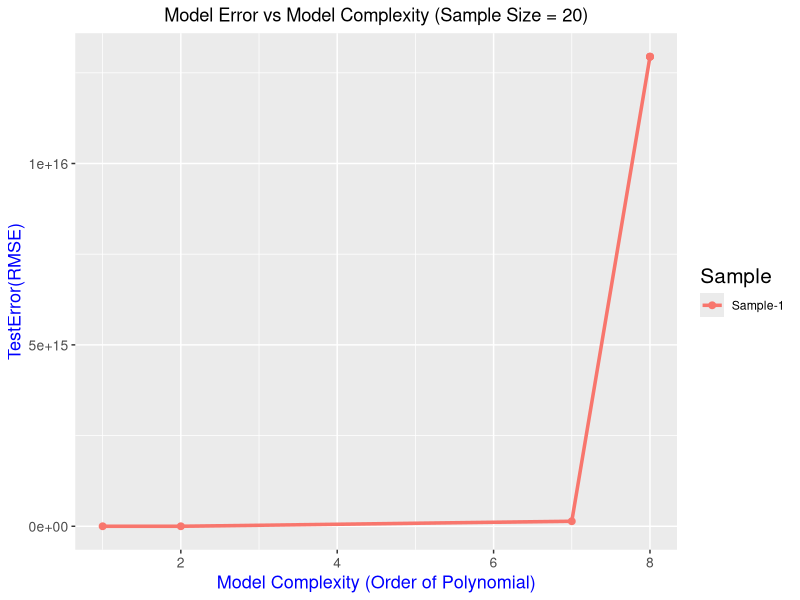
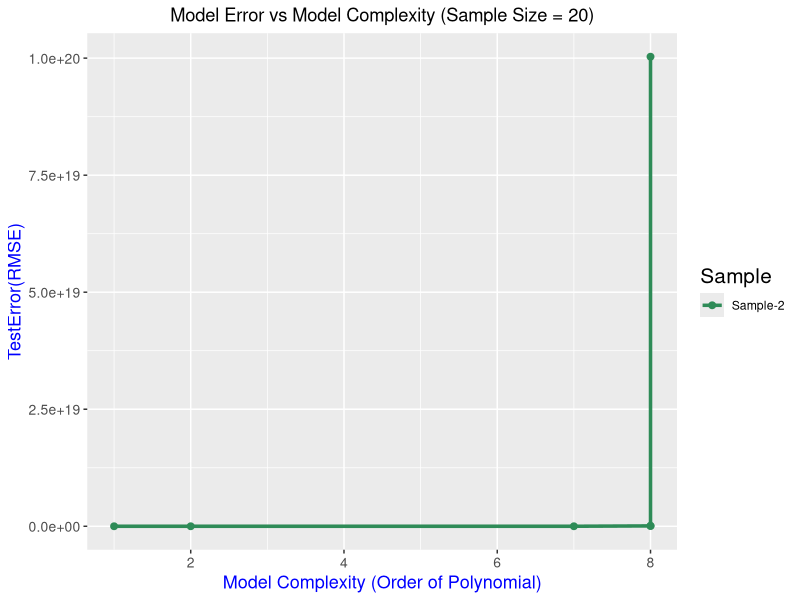
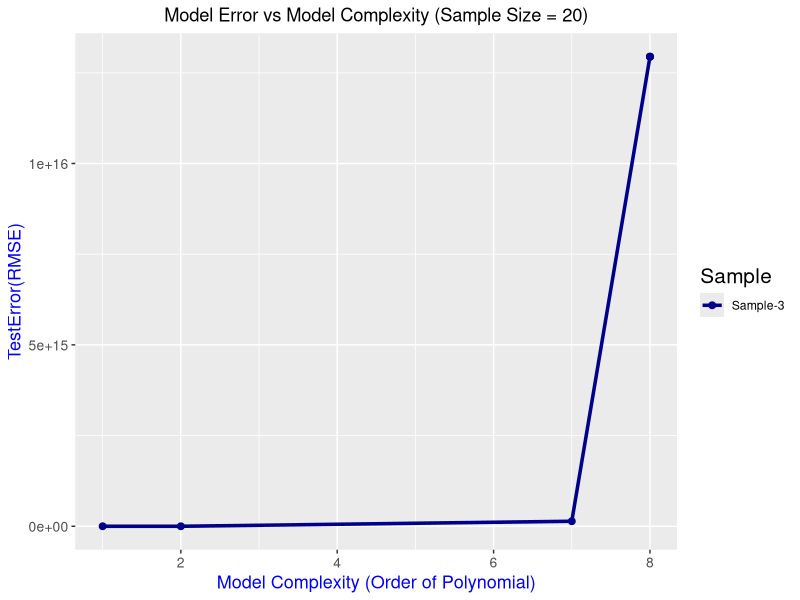
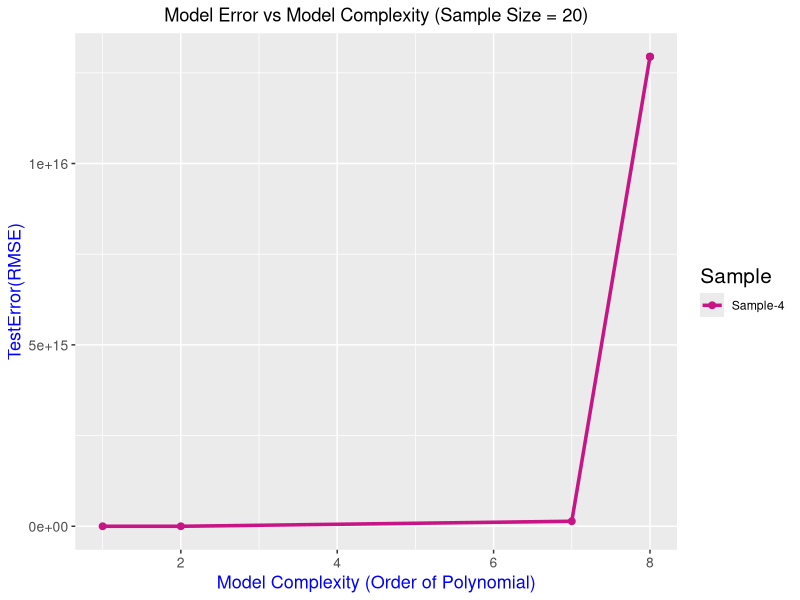
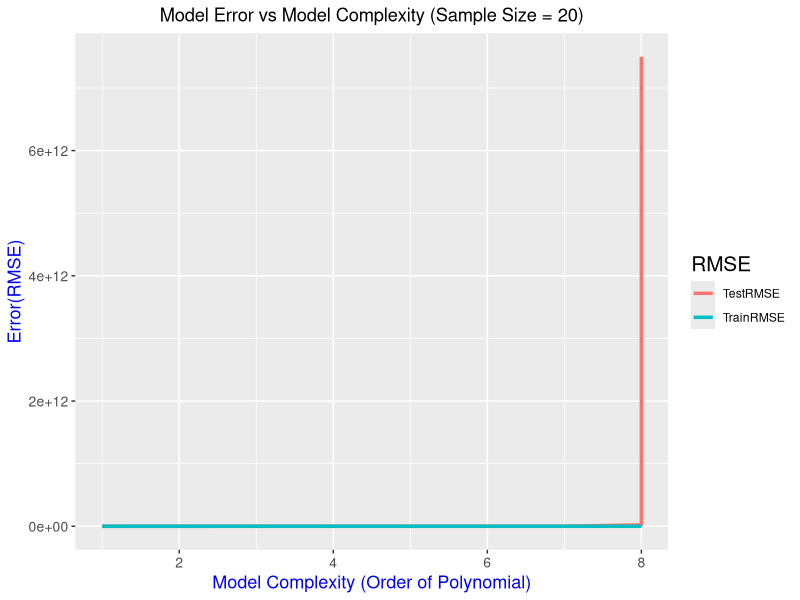
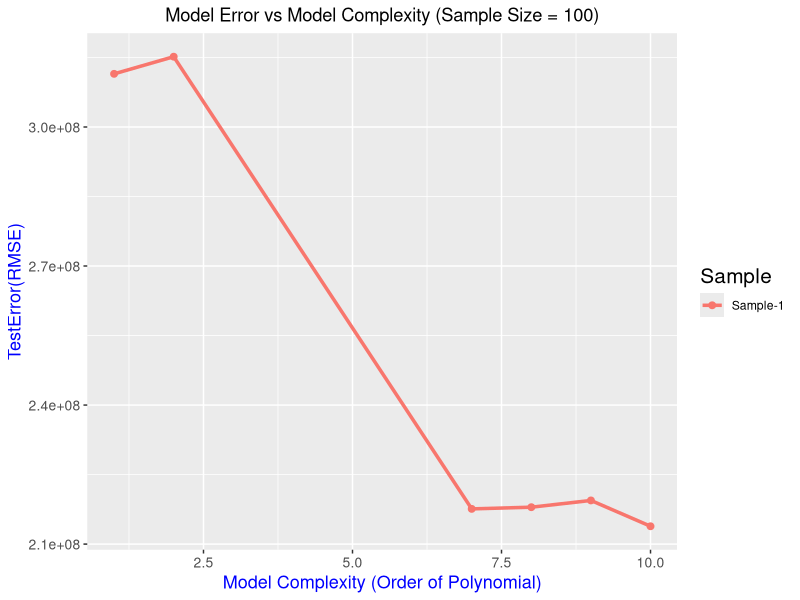
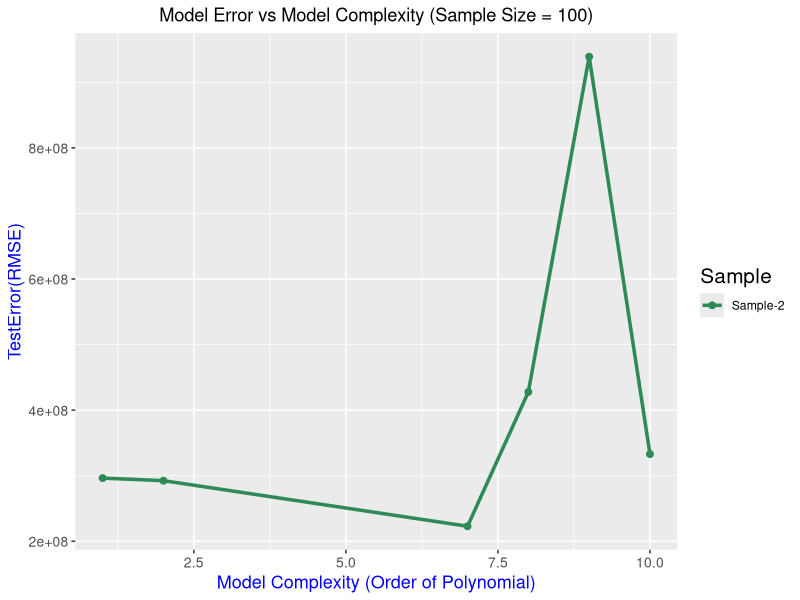
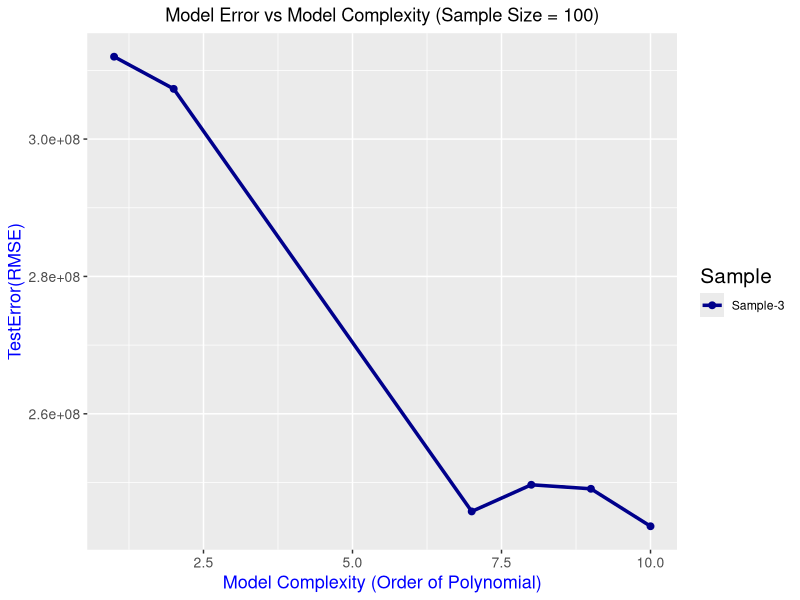

The R script that drew these images, in order:
## Author: NiranjanKumar 

library(ggplot2)

#============================================================================================================
#OBJECTIVE: Analysis of Model Over Fitting due to increase Model Complexity
#============================================================================================================

## DATA
set.seed(0)

# Loading the data
region_data = read.csv("Data/region_view.csv")

head(region_data) #Top 5 rows of data

# Names of all columns in the data
names(region_data)

# Dimensions of the data
dim(region_data)

## Splitting the data - Test Observations 50 and Train Observations 1800
rand_data = sample(1:nrow(region_data),50)

test_data = region_data[rand_data,]  #Test data has 50 observations
train_data = region_data[-rand_data,] #Train data has 1800 observations

#=============================================================================================
#=============================================================================================
# OVERFITTING DUE TO INCREASE IN ORDER OF POLYNOMIAL REGRESSION SAMPLE SIZE 20
#=============================================================================================

##Getting 4 Different Samples of Data from training Data - Samples of size 20.
set.seed(2)

##Taking Random Samples with out replacement 4 times for 4 different samples
sample_data_list_20 <- lapply(1: 4, function(i) train_data[sample(1:nrow(train_data),20),])

##============================================================================================
## TAKING FIRST SAMPLE 
sample_train_data <- sample_data_list_20[[1]]

# FITTING THE MODEL OF ORDER 1
m1 <- lm(total_purchase_value ~ clicks, sample_train_data)

# FITTING THE MODERL OF ORDER 2 
m2 <- lm(total_purchase_value ~ clicks + I(clicks^2), sample_train_data)

# FITTING THE MODERL OF ORDER 7
m7 <- lm(total_purchase_value ~ clicks + I(clicks^2) + I(clicks^3) + I(clicks^4) + I(clicks^5) + I(clicks^6) 
         + I(clicks^7), sample_train_data)

# FITTING THE MODERL OF ORDER 8
m8 <- lm(total_purchase_value ~ clicks + I(clicks^2) + I(clicks^3) + I(clicks^4) + I(clicks^5) + I(clicks^6) 
         + I(clicks^7) + I(clicks^8), sample_train_data)

# FITTING THE MODERL OF ORDER 9
m9 <- lm(total_purchase_value ~ clicks + I(clicks^2) + I(clicks^3) + I(clicks^4) + I(clicks^5) + I(clicks^6) 
         + I(clicks^7) + I(clicks^8) + I(clicks^9), sample_train_data)

# FITTING THE MODERL OF ORDER 10
m10 <- lm(total_purchase_value ~ clicks + I(clicks^2) + I(clicks^3) + I(clicks^4) + I(clicks^5) + I(clicks^6) 
         + I(clicks^7) + I(clicks^8) + I(clicks^9)+ I(clicks^10), sample_train_data)

lst_models = list(m1, m2, m7, m8, m9, m10)
model_complexity = c()

##For Loop For Saving Graphs into a Plots Folder
for (i in lst_models){
  #Getting the order number from model
  order_num = nrow(summary(i)$coefficients)-1
  
  model_complexity <- c(model_complexity, order_num)
  
  #Concatinating the Graph Name with Order Number
  graph_name = paste(c("Order",order_num,"Sample-20"),collapse = "_")

  #Concatinating the Graph Name with Folder Name - Plots
  graph_name_foldername = paste(c("Plots",graph_name),collapse = '/')
  #print(graph_name_foldername)
  
  #Name for Title of Plot
  main_title_1 = paste("Polynomial Regression of Order-", order_num, sep = "")
  main_title = paste(main_title_1,"(Sample Size = 20)")
  
  #Saving the Plot Name to JPEG Format
  jpeg(paste(c(graph_name_foldername,'jpg'),collapse = '.'))
  
  #PLOTTING THE MODELS OVER THE DATA 
  plot(sample_train_data$clicks, sample_train_data$total_purchase_value, pch = 19, cex = 0.5, xlab = "Number of Clicks", 
       ylab = "Total Purchase value", main = main_title)
  lines(sort(sample_train_data$clicks), fitted(i)[order(sample_train_data$clicks)], col = 'magenta', type = 'l', pch = 20)
  
  dev.off()
  
}

#SAVING THE GRAPH TO A FOLDER
png("Plots/Different_Orders_Sample-20.png")

#PLOTTING THE MODELS OVER THE DATA
plot(sample_train_data$clicks, sample_train_data$total_purchase_value, pch = 19, cex = 0.5, xlab = "Number of Clicks", 
     ylab = "Total Purchase value", main = "Polynomial Regression of Different Orders (Sample Size = 20)")
lines(sort(sample_train_data$clicks), fitted(m1)[order(sample_train_data$clicks)], col = 'magenta', type = 'l',lwd =  2,pch = 20)
lines(sort(sample_train_data$clicks), fitted(m2)[order(sample_train_data$clicks)], col = 'darkgreen', type = 'l',lwd =  2, pch = 20)
lines(sort(sample_train_data$clicks), fitted(m7)[order(sample_train_data$clicks)], col = 'red', type = 'l', lwd =  2,pch = 20)
lines(sort(sample_train_data$clicks), fitted(m8)[order(sample_train_data$clicks)], col = 'blue', type = 'l', lwd =  2,pch = 20)
lines(sort(sample_train_data$clicks), fitted(m9)[order(sample_train_data$clicks)], col = 'brown', type = 'l',lwd =  2, pch = 20)
lines(sort(sample_train_data$clicks), fitted(m10)[order(sample_train_data$clicks)], col = 'orange', type = 'l',lwd =  2, pch = 20)

# Add a legend
legend("topright", legend=c("Order-1", "Order-2","Order-7", "Order-8","Order-9","Order-10"), 
       col=c("magenta", "darkgreen","red","blue","brown","orange"),lty=1, cex=0.8, text.font = 4, bg = "lightblue",
       title = "Different orders")

dev.off()

##============================================================================================

#For Loop to Calculate Train RSS and Test RSS
df_rss_s20 = data.frame(complexity = model_complexity)


#Looping through all the samples of same size, N = 20
for (i in sample_data_list_20){
  sample_train_data = i
  
  train_rss_vec = c() # To Store Training RSS
  test_rss_vec = c() # To Store Testing RSS
  
  # FITTING THE MODEL OF ORDER 1
  m1 <- lm(total_purchase_value ~ clicks, sample_train_data)
  
  # FITTING THE MODERL OF ORDER 2 
  m2 <- lm(total_purchase_value ~ clicks + I(clicks^2), sample_train_data)
  
  # FITTING THE MODERL OF ORDER 7
  m7 <- lm(total_purchase_value ~ clicks + I(clicks^2) + I(clicks^3) + I(clicks^4) + I(clicks^5) + I(clicks^6) 
           + I(clicks^7), sample_train_data)
  
  # FITTING THE MODERL OF ORDER 8
  m8 <- lm(total_purchase_value ~ clicks + I(clicks^2) + I(clicks^3) + I(clicks^4) + I(clicks^5) + I(clicks^6) 
           + I(clicks^7) + I(clicks^8), sample_train_data)
  
  # FITTING THE MODERL OF ORDER 9
  m9 <- lm(total_purchase_value ~ clicks + I(clicks^2) + I(clicks^3) + I(clicks^4) + I(clicks^5) + I(clicks^6) 
           + I(clicks^7) + I(clicks^8) + I(clicks^9), sample_train_data)
  
  # FITTING THE MODERL OF ORDER 10
  m10 <- lm(total_purchase_value ~ clicks + I(clicks^2) + I(clicks^3) + I(clicks^4) + I(clicks^5) + I(clicks^6) 
            + I(clicks^7) + I(clicks^8) + I(clicks^9)+ I(clicks^10), sample_train_data)
  
  lst_models = list(m1, m2, m7, m8, m9, m10)
  
  for (j in lst_models){
    
    #TRAIN AND TEST ACCURACY 
    train_rss <- sum(j$residuals^2) #Training Error
    pred = predict(j, newdata=test_data)
    test_error = sum((pred-test_data$total_purchase_value)^2) #Test Error
    
    train_rss_vec <- c(train_rss_vec, train_rss)
    test_rss_vec <- c(test_rss_vec, test_error)
  }
  
  df_rss_s20 <- cbind(df_rss_s20, train_rss_vec, test_rss_vec)
}
##============================================================================================
## GRAPH BETWEEN TEST RSS, TRAINING RSS AND MODEL COMPLEXITY - FOR DIFFERENT SAMPLES OF SAME SIZE - 20

colnames(df_rss_s20) <- c("com", "train_s20_1", 'test_s20_1','train_s20_2','test_s20_2','train_s20_3', 'test_s20_3','train_s20_4','test_s20_4')

#FOR SAMPLE - 1, TEST RSS 
ggplot(df_rss_s20, aes(x = com, y = test_s20_1, color = "Sample-1")) + geom_point(size = 2) + 
  geom_line(size = 1.2) + labs(color = "Sample") + xlab("Model Complexity (Order of Polynomial)") +
  ylab("TestError(RMSE)") + ggtitle("Model Error vs Model Complexity (Sample Size = 20)") + 
  theme(axis.title.x = element_text(color = 'Blue', size = 13),
        axis.title.y = element_text(color = 'Blue', size = 13),
        axis.text.x = element_text(size = 10),
        axis.text.y = element_text(size = 10),
        plot.title = element_text(hjust = 0.5),
        legend.title = element_text(size = 15))


#FOR SAMPLE - 2, TEST RSS 
ggplot(df_rss_s20, aes(x = com, y = test_s20_2, color = "Sample-2")) + geom_point(size = 2) + 
  geom_line(size = 1.2) + labs(color = "Sample") + xlab("Model Complexity (Order of Polynomial)") +
  ylab("TestError(RMSE)") + ggtitle("Model Error vs Model Complexity (Sample Size = 20)") + 
  theme(axis.title.x = element_text(color = 'Blue', size = 13),
        axis.title.y = element_text(color = 'Blue', size = 13),
        axis.text.x = element_text(size = 10),
        axis.text.y = element_text(size = 10),
        plot.title = element_text(hjust = 0.5),
        legend.title = element_text(size = 15)) + scale_color_manual(values=c("#2E8B57"))

#FOR SAMPLE - 3, TEST RSS 
ggplot(df_rss_s20, aes(x = com, y = test_s20_1, color = "Sample-3")) + geom_point(size = 2) + 
  geom_line(size = 1.2) + labs(color = "Sample") + xlab("Model Complexity (Order of Polynomial)") +
  ylab("TestError(RMSE)") + ggtitle("Model Error vs Model Complexity (Sample Size = 20)") + 
  theme(axis.title.x = element_text(color = 'Blue', size = 13),
        axis.title.y = element_text(color = 'Blue', size = 13),
        axis.text.x = element_text(size = 10),
        axis.text.y = element_text(size = 10),
        plot.title = element_text(hjust = 0.5),
        legend.title = element_text(size = 15)) + scale_color_manual(values=c("#00008B"))

#FOR SAMPLE - 4, TEST RSS 
ggplot(df_rss_s20, aes(x = com, y = test_s20_1, color = "Sample-4")) + geom_point(size = 2) + 
  geom_line(size = 1.2) + labs(color = "Sample") + xlab("Model Complexity (Order of Polynomial)") +
  ylab("TestError(RMSE)") + ggtitle("Model Error vs Model Complexity (Sample Size = 20)") + 
  theme(axis.title.x = element_text(color = 'Blue', size = 13),
        axis.title.y = element_text(color = 'Blue', size = 13),
        axis.text.x = element_text(size = 10),
        axis.text.y = element_text(size = 10),
        plot.title = element_text(hjust = 0.5),
        legend.title = element_text(size = 15)) + scale_color_manual(values=c("#C71585"))


##============================================================================================
## GRAPH BETWEEN TEST RSS, TRAINING RSS AND MODEL COMPLEXITY - SAMPLE SIZE N = 20

#ADDING MODEL COMPLEXITY, TRAIN RSS AND TEST RSS INTO DATAFRAME
df <- data.frame(complexity = model_complexity, train_rss_name = sqrt(train_rss_vec), test_rss_name = sqrt(test_rss_vec))

#ADDING COMPLEXITY
g <- ggplot(df, aes(x = complexity, y = test_rss_name, color ="TestRMSE"))

#ADDING TEST RSS
g <- g + geom_line(size  = 1.2)

#ADDING TRAIN RSS
g <- g + geom_line(aes(y = train_rss_name, color = "TrainRMSE"),size = 1.2)

g <- g + labs(color = "RMSE")

#ADDING X-TITLE AND Y_TITLE AND MAIN TITLE
g <- g + xlab("Model Complexity (Order of Polynomial)") + ylab("Error(RMSE)") + 
  ggtitle("Model Error vs Model Complexity (Sample Size = 20)") + 
  theme(axis.title.x = element_text(color = 'Blue', size = 13),
        axis.title.y = element_text(color = 'Blue', size = 13),
        axis.text.x = element_text(size = 10),
        axis.text.y = element_text(size = 10),
        plot.title = element_text(hjust = 0.5),
        legend.title = element_text(size = 15))

g

#=============================================================================================
#=============================================================================================
# OVERFITTING DUE TO INCREASE IN ORDER OF POLYNOMIAL REGRESSION SAMPLE SIZE 100
#=============================================================================================

##Getting 4 Different Samples of Data from training Data - Samples of size 100.
set.seed(3)

##Taking Random Samples with out replacement 4 times for 4 different samples
sample_data_list_100 <- lapply(1: 4, function(i) train_data[sample(1:nrow(train_data),100),])

##============================================================================================
## TAKING FIRST SAMPLE 
sample_train_data <- sample_data_list_100[[1]]

# FITTING THE MODEL OF ORDER 1
m1 <- lm(total_purchase_value ~ clicks, sample_train_data)

# FITTING THE MODERL OF ORDER 2 
m2 <- lm(total_purchase_value ~ clicks + I(clicks^2), sample_train_data)

# FITTING THE MODERL OF ORDER 7
m7 <- lm(total_purchase_value ~ clicks + I(clicks^2) + I(clicks^3) + I(clicks^4) + I(clicks^5) + I(clicks^6) 
         + I(clicks^7), sample_train_data)

# FITTING THE MODERL OF ORDER 8
m8 <- lm(total_purchase_value ~ clicks + I(clicks^2) + I(clicks^3) + I(clicks^4) + I(clicks^5) + I(clicks^6) 
         + I(clicks^7) + I(clicks^8), sample_train_data)

# FITTING THE MODERL OF ORDER 9
m9 <- lm(total_purchase_value ~ clicks + I(clicks^2) + I(clicks^3) + I(clicks^4) + I(clicks^5) + I(clicks^6) 
         + I(clicks^7) + I(clicks^8) + I(clicks^9), sample_train_data)

# FITTING THE MODERL OF ORDER 10
m10 <- lm(total_purchase_value ~ clicks + I(clicks^2) + I(clicks^3) + I(clicks^4) + I(clicks^5) + I(clicks^6) 
          + I(clicks^7) + I(clicks^8) + I(clicks^9)+ I(clicks^10), sample_train_data)

lst_models = list(m1, m2, m7, m8, m9, m10)
model_complexity = c()

##For Loop For Saving Graphs into a Plots Folder
for (i in lst_models){
  #Getting the order number from model
  order_num = nrow(summary(i)$coefficients)-1
  
  model_complexity <- c(model_complexity, order_num)
  
  #Concatinating the Graph Name with Order Number
  graph_name = paste(c("Order",order_num,"Sample-100"),collapse = "_")
  
  #Concatinating the Graph Name with Folder Name - Plots
  graph_name_foldername = paste(c("Plots",graph_name),collapse = '/')
  #print(graph_name_foldername)
  
  #Name for Title of Plot
  main_title_1 = paste("Polynomial Regression of Order-", order_num, sep = "")
  main_title = paste(main_title_1,"(Sample Size = 100)")
  
  #Saving the Plot Name to JPEG Format
  jpeg(paste(c(graph_name_foldername,'jpg'),collapse = '.'))
  
  #PLOTTING THE MODELS OVER THE DATA 
  plot(sample_train_data$clicks, sample_train_data$total_purchase_value, pch = 19, cex = 0.5, xlab = "Number of Clicks", 
       ylab = "Total Purchase value", main = main_title)
  lines(sort(sample_train_data$clicks), fitted(i)[order(sample_train_data$clicks)], col = 'magenta', type = 'l', pch = 20)
  
  dev.off()
  
}


#SAVING THE GRAPH TO A FOLDER
png("Plots/Different_Orders_Sample-100.png")

#PLOTTING THE MODELS OVER THE DATA
plot(sample_train_data$clicks, sample_train_data$total_purchase_value, pch = 19, cex = 0.5, xlab = "Number of Clicks", 
     ylab = "Total Purchase value", main = "Polynomial Regression of Different Orders (Sample Size = 100)")
lines(sort(sample_train_data$clicks), fitted(m1)[order(sample_train_data$clicks)], col = 'magenta', type = 'l',lwd =  2,pch = 20)
lines(sort(sample_train_data$clicks), fitted(m2)[order(sample_train_data$clicks)], col = 'darkgreen', type = 'l',lwd =  2, pch = 20)
lines(sort(sample_train_data$clicks), fitted(m7)[order(sample_train_data$clicks)], col = 'red', type = 'l', lwd =  2,pch = 20)
lines(sort(sample_train_data$clicks), fitted(m8)[order(sample_train_data$clicks)], col = 'blue', type = 'l', lwd =  2,pch = 20)
lines(sort(sample_train_data$clicks), fitted(m9)[order(sample_train_data$clicks)], col = 'brown', type = 'l',lwd =  2, pch = 20)
lines(sort(sample_train_data$clicks), fitted(m10)[order(sample_train_data$clicks)], col = 'orange', type = 'l',lwd =  2, pch = 20)

# Add a legend
legend("topleft", legend=c("Order-1", "Order-2","Order-7", "Order-8","Order-9","Order-10"), 
       col=c("magenta", "darkgreen","red","blue","brown","orange"),lty=1, cex=0.8, text.font = 4, bg = "lightblue",
       title = "Different orders")

dev.off()

##============================================================================================

#For Loop to Calculate Train RSS and Test RSS
df_rss_s100 = data.frame(complexity = model_complexity)


#Looping through all the samples of same size, N = 20
for (i in sample_data_list_100){
  sample_train_data = i
  
  train_rss_vec = c() # To Store Training RSS
  test_rss_vec = c() # To Store Testing RSS
  
  # FITTING THE MODEL OF ORDER 1
  m1 <- lm(total_purchase_value ~ clicks, sample_train_data)
  
  # FITTING THE MODERL OF ORDER 2 
  m2 <- lm(total_purchase_value ~ clicks + I(clicks^2), sample_train_data)
  
  # FITTING THE MODERL OF ORDER 7
  m7 <- lm(total_purchase_value ~ clicks + I(clicks^2) + I(clicks^3) + I(clicks^4) + I(clicks^5) + I(clicks^6) 
           + I(clicks^7), sample_train_data)
  
  # FITTING THE MODERL OF ORDER 8
  m8 <- lm(total_purchase_value ~ clicks + I(clicks^2) + I(clicks^3) + I(clicks^4) + I(clicks^5) + I(clicks^6) 
           + I(clicks^7) + I(clicks^8), sample_train_data)
  
  # FITTING THE MODERL OF ORDER 9
  m9 <- lm(total_purchase_value ~ clicks + I(clicks^2) + I(clicks^3) + I(clicks^4) + I(clicks^5) + I(clicks^6) 
           + I(clicks^7) + I(clicks^8) + I(clicks^9), sample_train_data)
  
  # FITTING THE MODERL OF ORDER 10
  m10 <- lm(total_purchase_value ~ clicks + I(clicks^2) + I(clicks^3) + I(clicks^4) + I(clicks^5) + I(clicks^6) 
            + I(clicks^7) + I(clicks^8) + I(clicks^9)+ I(clicks^10), sample_train_data)
  
  lst_models = list(m1, m2, m7, m8, m9, m10)
  
  for (j in lst_models){
    
    #TRAIN AND TEST ACCURACY 
    train_rss <- sum(j$residuals^2) #Training Error
    pred = predict(j, newdata=test_data)
    test_error = sum((pred-test_data$total_purchase_value)^2) #Test Error
    
    train_rss_vec <- c(train_rss_vec, train_rss)
    test_rss_vec <- c(test_rss_vec, test_error)
  }
  
  df_rss_s100 <- cbind(df_rss_s100, train_rss_vec, test_rss_vec)
}
##============================================================================================
## GRAPH BETWEEN TEST RSS, TRAINING RSS AND MODEL COMPLEXITY - FOR DIFFERENT SAMPLES OF SAME SIZE - 20

colnames(df_rss_s100) <- c("com", "train_s100_1", 'test_s100_1','train_s100_2','test_s100_2','train_s100_3', 'test_s100_3','train_s100_4','test_s100_4')

#FOR SAMPLE - 1, TEST RSS 
ggplot(df_rss_s100, aes(x = com, y = test_s100_1, color = "Sample-1")) + geom_point(size = 2) + 
  geom_line(size = 1.2) + labs(color = "Sample") + xlab("Model Complexity (Order of Polynomial)") +
  ylab("TestError(RMSE)") + ggtitle("Model Error vs Model Complexity (Sample Size = 100)") + 
  theme(axis.title.x = element_text(color = 'Blue', size = 13),
        axis.title.y = element_text(color = 'Blue', size = 13),
        axis.text.x = element_text(size = 10),
        axis.text.y = element_text(size = 10),
        plot.title = element_text(hjust = 0.5),
        legend.title = element_text(size = 15))


#FOR SAMPLE - 2, TEST RSS 
ggplot(df_rss_s100, aes(x = com, y = test_s100_2, color = "Sample-2")) + geom_point(size = 2) + 
  geom_line(size = 1.2) + labs(color = "Sample") + xlab("Model Complexity (Order of Polynomial)") +
  ylab("TestError(RMSE)") + ggtitle("Model Error vs Model Complexity (Sample Size = 100)") + 
  theme(axis.title.x = element_text(color = 'Blue', size = 13),
        axis.title.y = element_text(color = 'Blue', size = 13),
        axis.text.x = element_text(size = 10),
        axis.text.y = element_text(size = 10),
        plot.title = element_text(hjust = 0.5),
        legend.title = element_text(size = 15)) + scale_color_manual(values=c("#2E8B57"))

#FOR SAMPLE - 3, TEST RSS 
ggplot(df_rss_s100, aes(x = com, y = test_s100_3, color = "Sample-3")) + geom_point(size = 2) + 
  geom_line(size = 1.2) + labs(color = "Sample") + xlab("Model Complexity (Order of Polynomial)") +
  ylab("TestError(RMSE)") + ggtitle("Model Error vs Model Complexity (Sample Size = 100)") + 
  theme(axis.title.x = element_text(color = 'Blue', size = 13),
        axis.title.y = element_text(color = 'Blue', size = 13),
        axis.text.x = element_text(size = 10),
        axis.text.y = element_text(size = 10),
        plot.title = element_text(hjust = 0.5),
        legend.title = element_text(size = 15)) + scale_color_manual(values=c("#00008B"))

#FOR SAMPLE - 4, TEST RSS 
ggplot(df_rss_s100, aes(x = com, y = test_s100_4, color = "Sample-4")) + geom_point(size = 2) + 
  geom_line(size = 1.2) + labs(color = "Sample") + xlab("Model Complexity (Order of Polynomial)") +
  ylab("TestError(RMSE)") + ggtitle("Model Error vs Model Complexity (Sample Size = 100)") + 
  theme(axis.title.x = element_text(color = 'Blue', size = 13),
        axis.title.y = element_text(color = 'Blue', size = 13),
        axis.text.x = element_text(size = 10),
        axis.text.y = element_text(size = 10),
        plot.title = element_text(hjust = 0.5),
        legend.title = element_text(size = 15)) + scale_color_manual(values=c("#C71585"))


##============================================================================================
## GRAPH BETWEEN TEST RSS, TRAINING RSS AND MODEL COMPLEXITY - SAMPLE SIZE N = 100

#ADDING MODEL COMPLEXITY, TRAIN RSS AND TEST RSS INTO DATAFRAME
df <- data.frame(complexity = model_complexity, train_rss_name = sqrt(train_rss_vec), test_rss_name = sqrt(test_rss_vec))

#ADDING COMPLEXITY
g <- ggplot(df, aes(x = complexity, y = test_rss_name, color ="TestRMSE"))

#ADDING TEST RSS
g <- g + geom_line(size  = 1.2)

#ADDING TRAIN RSS
g <- g + geom_line(aes(y = train_rss_name, color = "TrainRMSE"),size = 1.2)

g <- g + labs(color = "RMSE")

#ADDING X-TITLE AND Y_TITLE AND MAIN TITLE
g <- g + xlab("Model Complexity (Order of Polynomial)") + ylab("Error(RMSE)") + 
  ggtitle("Model Error vs Model Complexity (Sample Size = 100)") + 
  theme(axis.title.x = element_text(color = 'Blue', size = 13),
        axis.title.y = element_text(color = 'Blue', size = 13),
        axis.text.x = element_text(size = 10),
        axis.text.y = element_text(size = 10),
        plot.title = element_text(hjust = 0.5),
        legend.title = element_text(size = 15))

g




